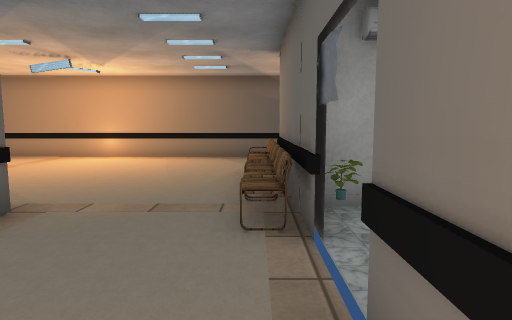
view 1 (above)

19 first-person views from a walk through a scene from a Unity 3-D project. The camera is 1.2 m above the floor, tilts 6° down and sees 75° across. Doors are open. The floor is counted in squares, 1 m on a side. Each view is taken from the middle of a square. On the plan, view 1 faces up. The plan holds only what a view shows up to about 14 squares ahead; the rest is blank. The place goes on beyond the plan. The player is left out. Some animated figures are not drawn. Some surface patterns are stand-ins.

view 2
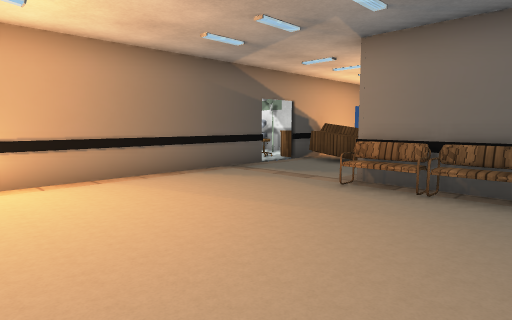

view 3
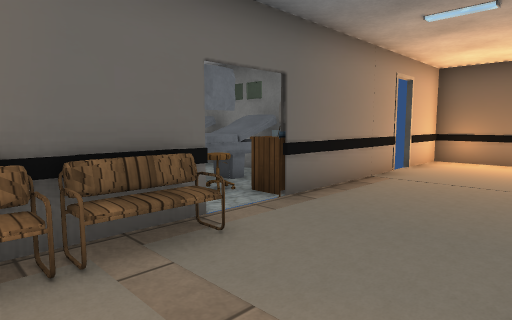

view 4
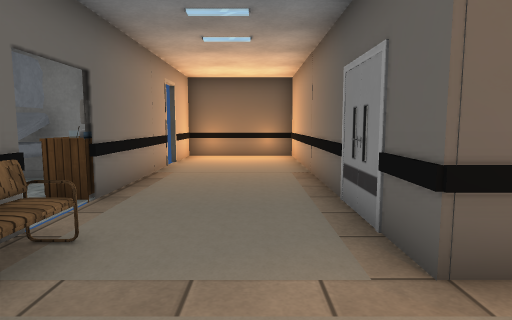

view 5
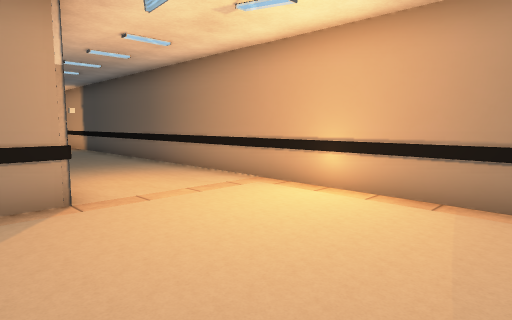

view 6
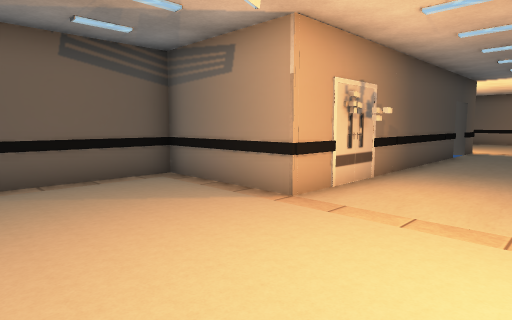

view 7
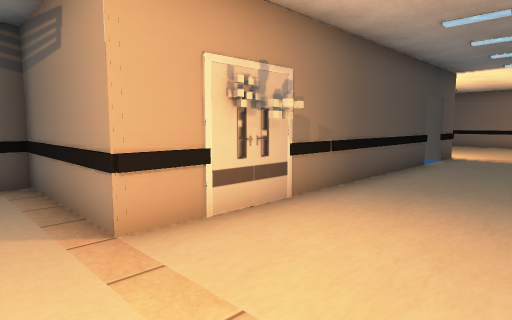

view 8
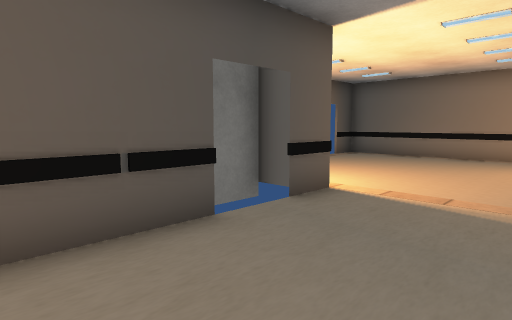

view 9
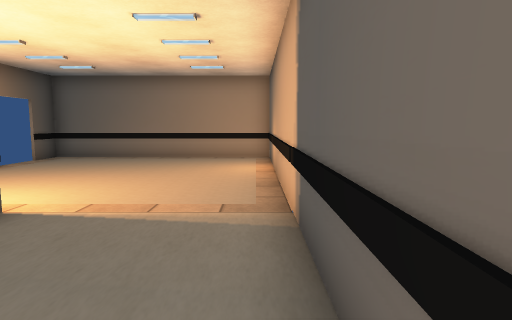

view 10
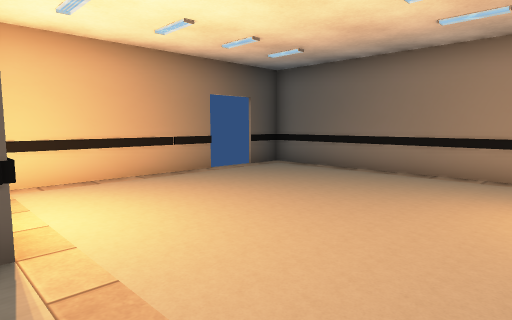

view 11
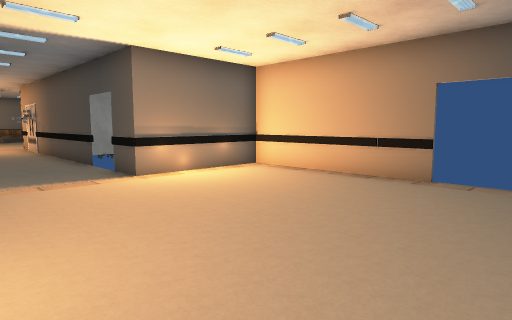

view 12
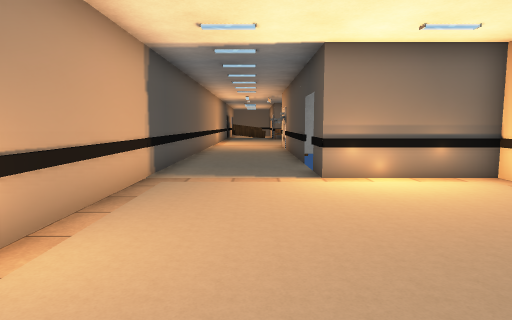

view 13
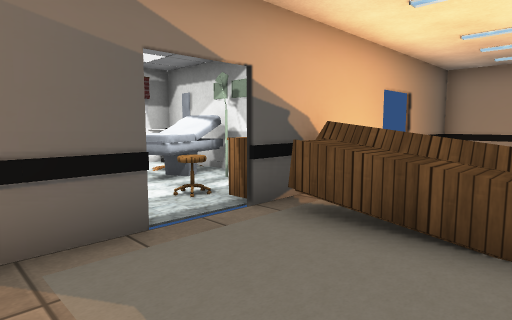

view 14
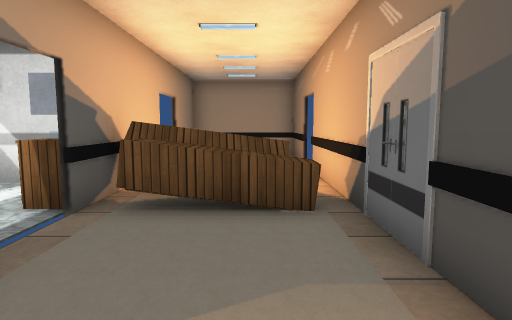

view 15
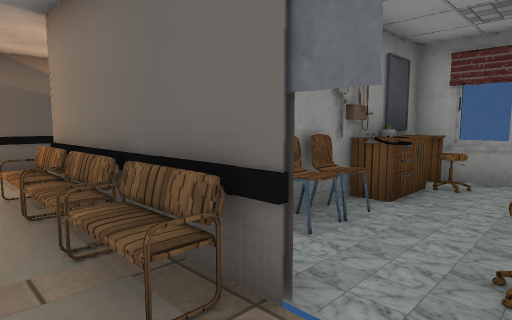

view 16
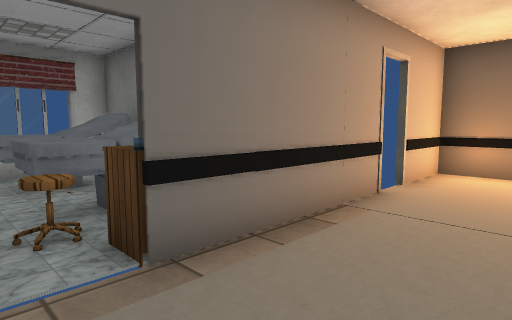

view 17
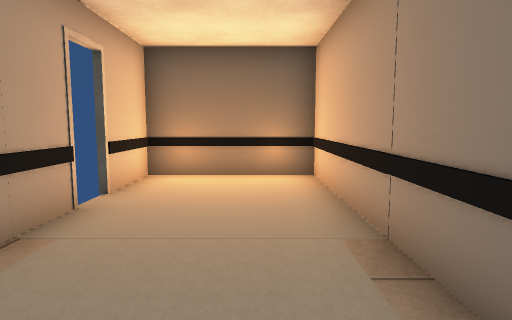

view 18
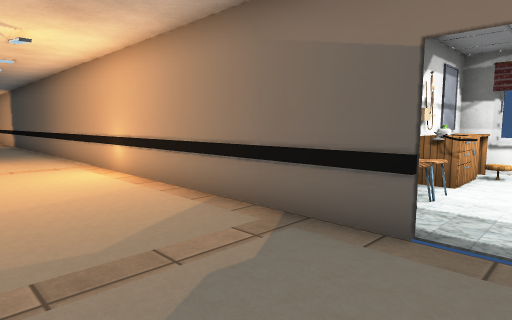

view 19
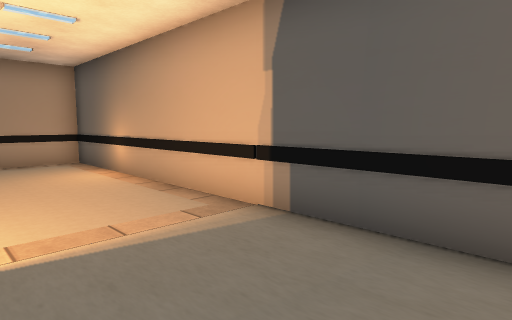

### Floor plan
Key: @ floor where view 1 was taken; # wall or solid block; x gap in a wall; . floor; D open door; = window, fence, low wall or low ledge; ^ raised ledge; B bench; S stool; L lamp; C chair; A cabinet; O other object.
Columns run from 28 left of view 1 to 6 right of it. Each row starts with its distance up from view 1.
 16                              A==^^#
 15                              C#=^L#
 14                              C.S=##
 13 ###############################.^ #
 12 #.............................DDOO
 11 #...............................OO
 10 #...............................OO
  9 #.........DD......OO............O##
  8 #........#DD#### #OO##......B######
  7 #........##   ##   O #......B#
  6 #........#     #     #......O#
  5 #.DD.....#           #......B#####
  4 ##DD######           #####..B#CC##
  3                         ##...O...
  2                         #....DS^.^^
  1                         ##... .^.^^
  0                          #..@ #^ ^
 -1                          #...######
 -2                          #...#
 -3                          #...D
 -4                          #...x
 -5                          #...#
 -6                          #####

Where each view was taken, in squares from view 1:
view 1: 0 up, 0 right, facing up
view 2: 5 up, 6 left, facing up-right
view 3: 6 up, 3 left, facing down-right
view 4: 7 up, 2 left, facing down
view 5: 7 up, 2 left, facing up-left
view 6: 12 up, 3 left, facing down-left
view 7: 12 up, 6 left, facing down-left
view 8: 12 up, 14 left, facing down-left
view 9: 12 up, 15 left, facing left
view 10: 12 up, 19 left, facing down-left
view 11: 12 up, 27 left, facing down-right
view 12: 10 up, 27 left, facing right
view 13: 9 up, 0 right, facing up-right
view 14: 10 up, 1 left, facing right
view 15: 2 up, 1 left, facing up-right
view 16: 3 up, 2 left, facing down-right
view 17: 2 up, 2 left, facing down
view 18: 9 up, 3 right, facing up-left
view 19: 9 up, 16 left, facing up-left
